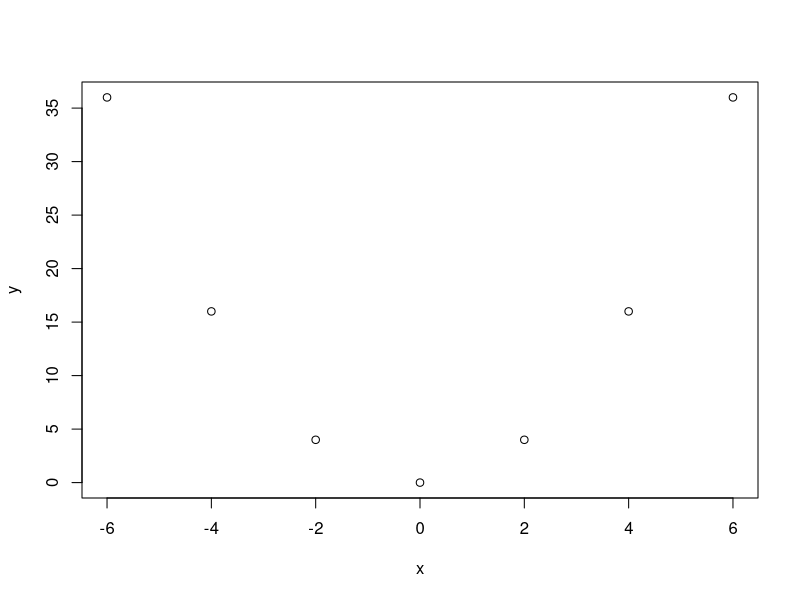
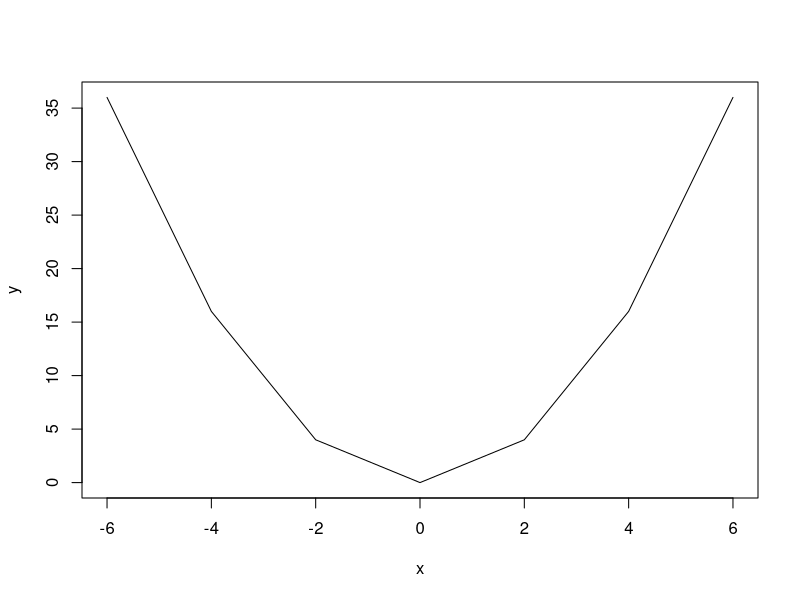
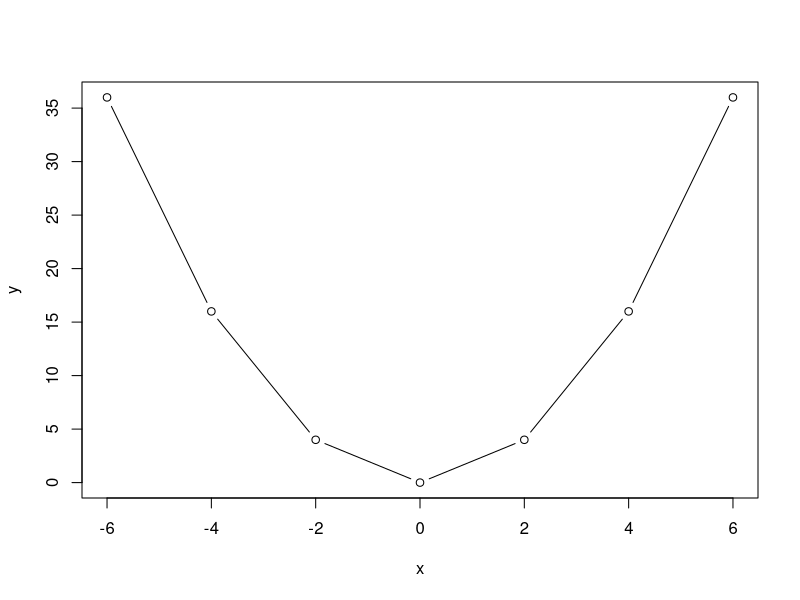
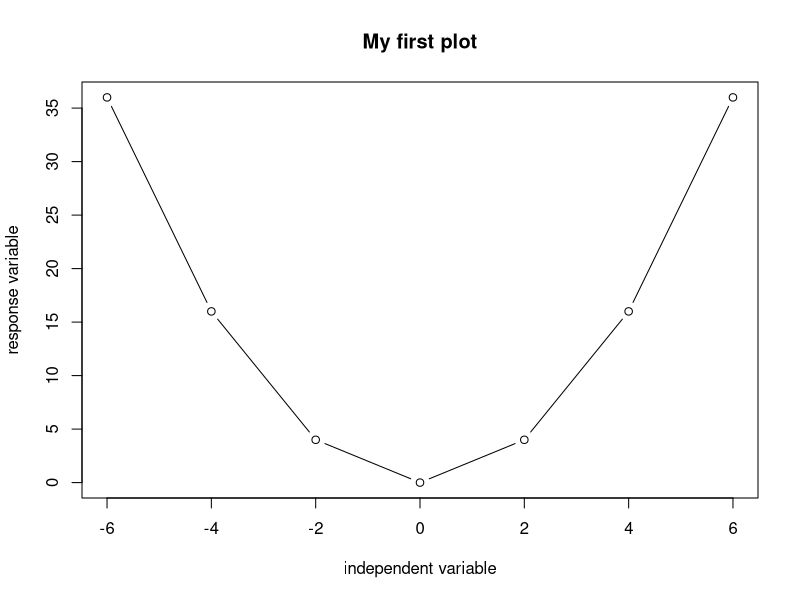
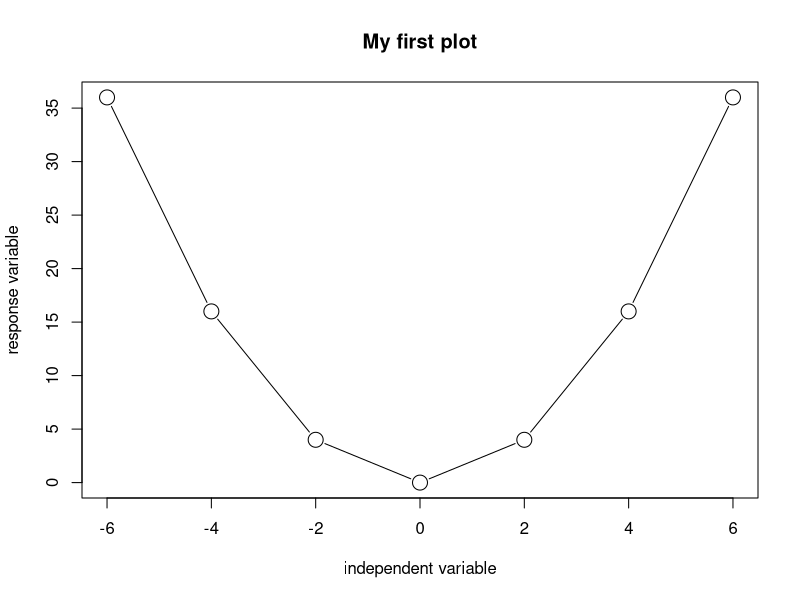
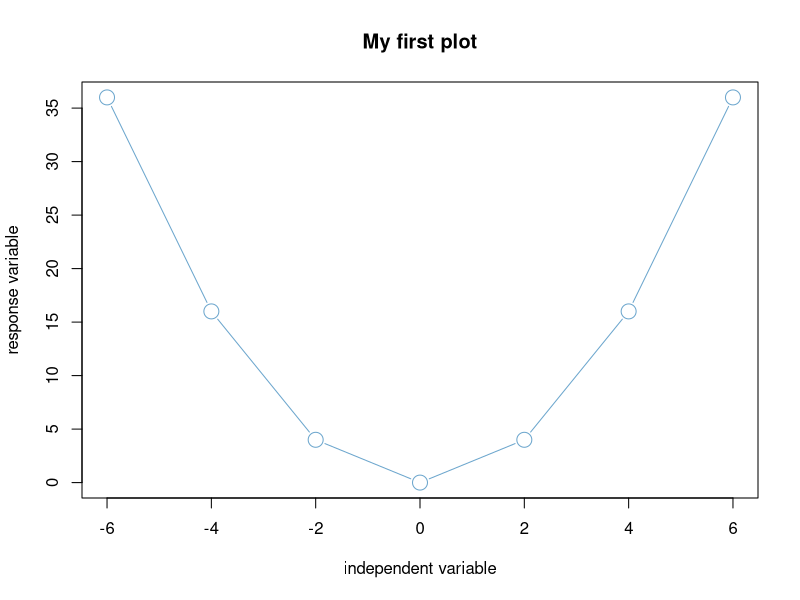

Reproduce these figures in R, in order.
#-- Warm up R script--
# The objective of this script is that you practice the basic commands and
#gain some confidence. At the end there is three challenges. The solution
# will be uploaded next Thursday. 

#This is NOT homework, but I highly recommend you to do the challenges

#You can put any number and do simple operations
3
3+3
3*2
5^2

#Lets create variables or objects
x <- 8
y <- 5
z <- 7

#You can do operations with these variables
x + y
x*y
x^y/z

# You can erase the variable using rm()
rm(x)
rm(y,z)

#let's create some sequences
#sequences are series of numbers, for example:
seq(1,10)

#Create a sequence starting from 10 until 100 in increments of 5
seq(10,100,5)

#Create a sequence starting from 10, in increments of 5, with a lenght of 10
#length means the number of elements in the sequence
seq(10,by=5,length=10)

#Could you see the difference between the two previos sequences

#You can store the sequence in a variable
my_seq <- seq(2,40,2)

#you can do operations with that sequence, for example:
my_seq*2
my_seq + my_seq + 10

#Lets create some vectors
# "c" means concatenate, which means "putting together"
c(1,2)

# you can put any type of data in a vector, for example
c(4, "hola", TRUE)

#of course you can store vectors
x <- c(1,2,3)

#and do some operations with it
x + x
x * x
x/x

#you can also put vectors inside a vector
y <- c(5,6,7)
z <- 8
w <-c(x,x,y,z)
w

#you can do some logical operations with vectors
p <- c(12,9,8,14,7,16,3,2,9)
p > 10
p > 10 & p < 16


#Vectors can be very long and also you may need to retrieve specific elements
#let's create this vector
my_vector <- c(seq(4,50,2))

#getting the lenght of the vector
length(my_vector) #that is the number of elements in the vector

#getting the first element of the vector
my_vector[1]

#getting several elements of the vector
my_vector[5:9]

#getting the last element of the vector
last_element <- length(my_vector)
my_vector[last_element]



#let's do some plotting. First let's create the vectors
x <- c(-6,-4,-2,0,2,4,6)
y <- c(36,16,4,0,4,16,36)

#now plotting using the function plot()
plot(x,y)

#you can make your plot more beautiful. Let's check
#let's see the plot() documentation using ?plot

?plot

#In your right-bottom window, go to the The Default Scatterplot Function

#Instead of points, let's use draw instead 
plot(x,y, type = "l")

#Maybe use both lines and points
plot(x,y, type = "b" )

#let's add a title and labels to the axis

plot(x,y, type = "b", main = "My first plot", xlab = "independent variable",
     ylab = "response variable")

#lets change the size of the dots and lines. Use cex and a number higher than 1
plot(x,y, type = "b", main = "My first plot", xlab = "independent variable",
     ylab = "response variable", cex = 2)


#let's play around with colors. 
plot(x,y, type = "b", main = "My first plot", xlab = "independent variable",
     ylab = "response variable", cex = 2, col="skyblue3")

#to know which colors are availabe, type "colors()"
colors()


#CHALLENGE 1
#Create a sequence of numbers from 4 to 760 in increments of 4

#CHALLENGE 2
#1, Create a vector called "rain" using seq(4,760,4).
#2, Create a variable called "sum_rain" where you
#store the sum of all the elements in the vector
#3, Divide this sum by the total number of elements in the vector.
#3. Store the result in a variable called "result"
#4. Calculate the difference between "result" and the 27th element
# of the vector.


#CHALLENGE 3
#1. Consider the function y = x^3 - 4x^2 + x - 4
#2. Plot the function evaluating it with 
# a sequence of values from -10 to 10 in increments of 2.
#3. Add the corresponding title and labels
#4. Change the size of the dots to 3
#5. Change the colors of the dots to skyblue4

